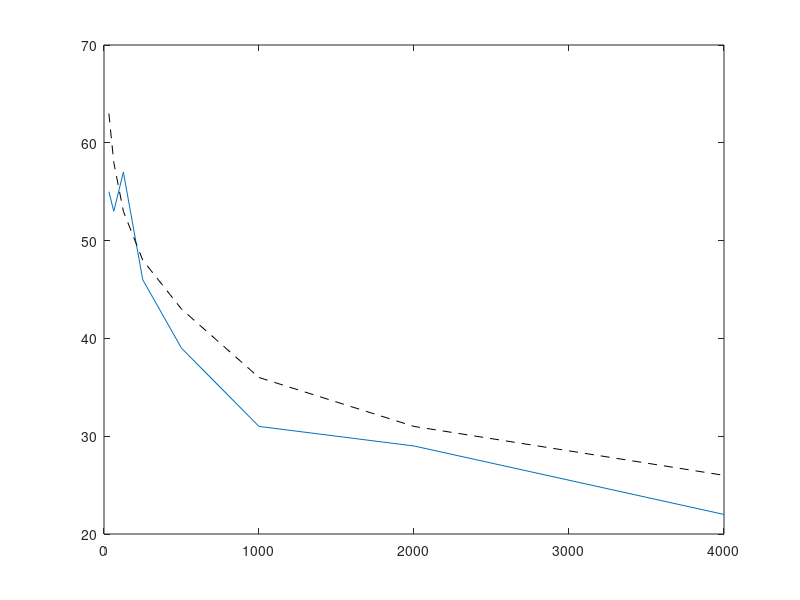

The MATLAB script that drew this image: (Note: this script raises an error after producing the figure.)
function architectural_ac_hw8()

    prob6();
end

function prob2()

    levs     = [ 45 50 50 53 55 51  51 ];
    hours    = [ 6  1  1  4  5  5   2  ];
    dn_pen   = [ 10 10 0  0  0  0   10 ];
    cnel_pen = [ 10 10 0  0  0  4.8 10 ];
    
    L_dn   = 10*log10(sum((hours.*10.^(0.1*(levs+dn_pen))))/24);
    fprintf('L_dn = %.2f\n',L_dn);
    L_cnel = 10*log10(sum((hours.*10.^(0.1*(levs+cnel_pen))))/24);
    fprintf('L_cnel = %.2f\n',L_cnel);
end

function prob2b()

    levs(1:6) = 45;
    levs(7:8) = 50;
    levs(9:12) = 53;
    levs(13:17) = 55;
    levs(18:24) = 51;
    dn_pen(1:7) = 10;
    dn_pen(8:22) = 0;
    dn_pen(23:24) = 10;
    cnel_pen =dn_pen;
    cnel_pen(18:22) = 4.8;
    L_dn   = 10*log10(sum((10.^(0.1*(levs+dn_pen))))/24);
    fprintf('L_dn = %.2f\n',L_dn);
    L_cnel = 10*log10(sum((10.^(0.1*(levs+cnel_pen))))/24);
    fprintf('L_cnel = %.2f\n',L_cnel);
end

function prob3()
    ti = [ 0.6 0.9 3.3 1.2 1.5];
    Li = [ 101 98  94  85  75 ];
    cl=90;
    er=5;
    Ti = 8./2.^((Li-cl)./er);
    fprintf('Ti = ');disp(Ti);
    fprintf('ti/Ti= '); disp(ti./Ti);
    fprintf('D = %.2f\n',sum(ti./Ti));
end

function prob4()
    r = 3;
    L_spreading = -10*log10(1/(4*pi*r^2));
    Wi = [18 50 75 107 83] * 1e-4;
    SL = [ 72 73 78 63 58 ];
    Lp = SL - L_spreading;
    fprintf('Lp = ');disp(Lp);
    SNR = Lp - 45;
    fprintf('SNR = ');disp(SNR);
    fprintf('AI  = ');disp(sum(SNR.*Wi));
end

function prob5()

    f_mod = [0.63 0.8 1 1.25 1.6 2.0 2.5 3.15 4 5 6.3 8 10 12.5];

    f_oct  = [125 250 500 1000 2000 4000 8000];
    T60 = [2.0 2.0 2.0 1.4 1.0 0.7 0.5];
    SNR = [  0   5  10  10  10  10  10];
    Wi  = [ 0.13 0.14 0.11 0.12 0.19 0.17 0.14];
    
    function m = mod_fac(jmod,joct)
        a = (2*pi*f_mod(jmod)*T60(joct)/13.8)^2;
        b = 10^(-0.1*SNR(joct));
        m = 1/(sqrt(1+a) * (1+b));
    end

    figure();
    hold on;
    set(gca,'Xscale','log');
    xlabel('Modulation Frequency (f_m) - Hz');
    ylabel('Modulation Reduction, m');
    Lsn_app_avg = 0;
    for joct=1:length(f_oct)
        for jmod=1:length(f_mod)
            m = mod_fac(jmod,joct);
            Lsn_app = 10*log10(m/(1-m));
            Lsn_app = max(Lsn_app,-15);
            Lsn_app = min(Lsn_app,+15);
            Lsn_app_avg = Lsn_app_avg + Lsn_app*Wi(joct);
            mod_fac_curves(jmod,joct) = m;
            Lsn_app_curves(jmod,joct) = Lsn_app*Wi(joct);
        end
        plot(f_mod,mod_fac_curves(:,joct));
        %plot(f_mod,Lsn_app_curves(:,joct));
    end
    STI = (Lsn_app_avg+15)/30;
    fprintf('STI = %.4f\n',STI);
end


function rating = nc_rate(rating_name,meas)
    out = csvread([rating_name '_Data.csv']);
    fc = out(1,:);
    nc_curves = out(2:end,:);
    % meas is assumed 31.5 to 4K.  Make sure we use the same frequencies
    % for our nc curves!
    ii_octaves_keep=(fc>=31.5 & fc<=4000);
    nc_curves = nc_curves(:,ii_octaves_keep);
    fc = fc(ii_octaves_keep);
    if(fc(1)>31.5) meas=meas(2:end); end
    ncurves = size(nc_curves,1);
    jhi=[]; jlow=[];
    figure(); hold on;
    plot(fc,meas); h=[];
    for jcurve=1:ncurves
        delete(h);
        h = plot(fc,nc_curves(jcurve,:)','k--');
        [min_exceed,joct] = min(nc_curves(jcurve,:)-meas);
        if(min_exceed>0)
            jhi=jcurve;
            jlow=jcurve-1;
            break;
        end
    end
    
    jcurve_interp = interp1(nc_curves([jlow jhi],joct),[jlow jhi],meas(joct));
    switch(rating_name)
        case{'NC','NCB','PNC'}
            curve0=15; step=5;
        case{'NR'}
            curve0=0; step=10;
    end
    curve_name = (jcurve_interp-1)*step + curve0;
    fprintf('%3s Rating: %.0f (from %d octave)\n',rating_name,curve_name,fc(joct));
end

function rc_rate(fc,meas)
    PSIL = meas(fc==500) + meas(fc==1000) + meas(fc==2000);
    PSIL = PSIL/3;
    RC = PSIL -5*((1:length(fc)) - find(fc==1000));
    ii_lf = fc<=500;
    ii_hf = fc>=1000;
    RC(ii_lf) = RC(ii_lf) + 5;
    RC(ii_hf) = RC(ii_hf) + 3;
    if all((RC-meas)>0)
        mods = 'N';
    else
        mods = '';
        if any(RC(ii_lf)-meas(ii_lf) < 0)
            mods = [ mods 'R'];
        end
        if any(RC(ii_hf)-meas(ii_hf) < 0)
            mods = [ mods 'H'];
        end
    end
    figure(); plot(fc,meas); hold on; %set(gca,'XScale','log');
    plot(fc,RC,'k--');
    fprintf('  RC Rating %.0f-%s\n',PSIL,mods);
end

function prob6()
    fc_meas = [31.5 63 125 250 500 1000 2000 4000];
    meas = [55 53 57 46 39 31 29 22];
    rc_rate(fc_meas,meas);
    nc_rate('NC',meas);
    nc_rate('NCB',meas);
    nc_rate('NR',meas);
    nc_rate('PNC',meas);
    
end